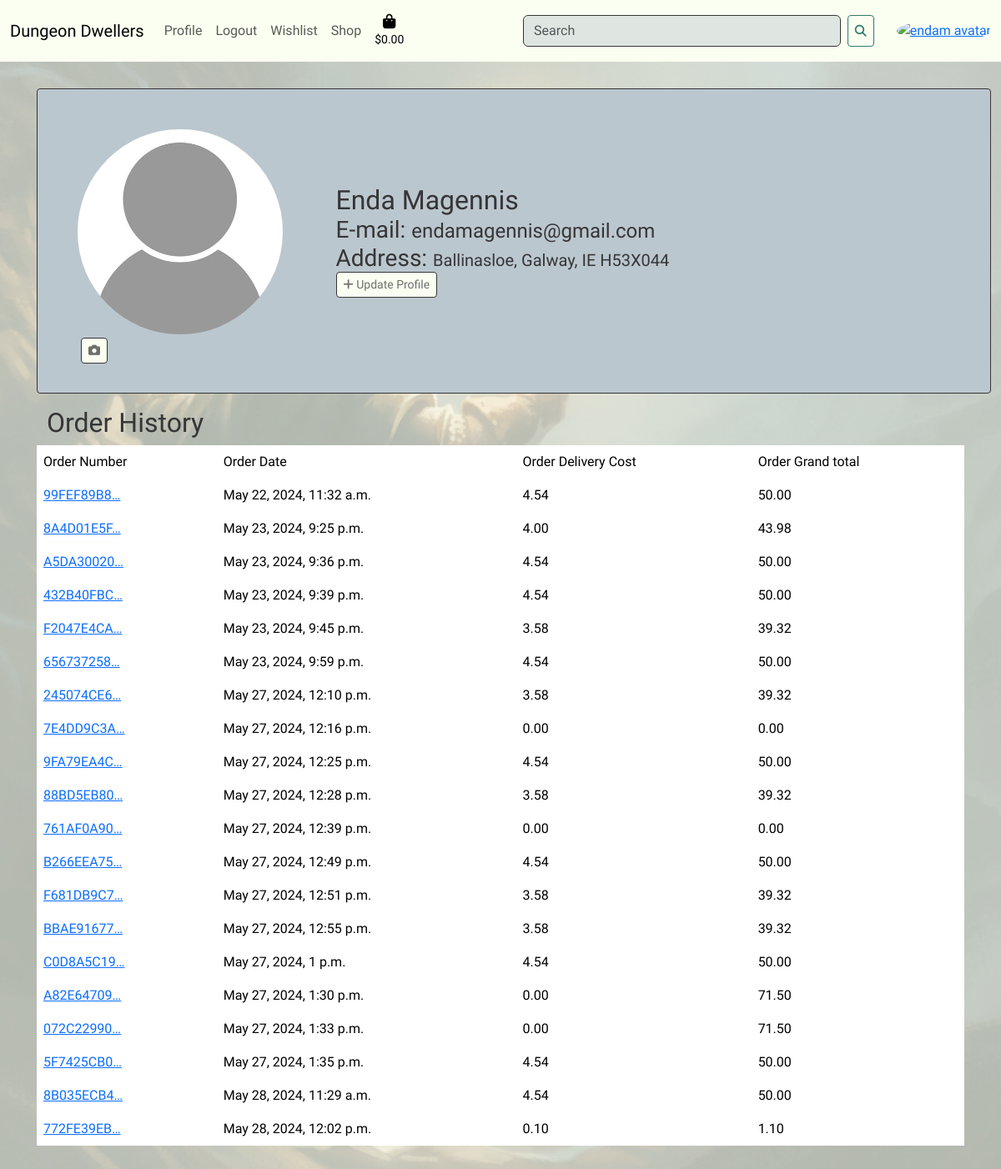
The page /profiles/endam/ (signed in) on the database as committed earlier.
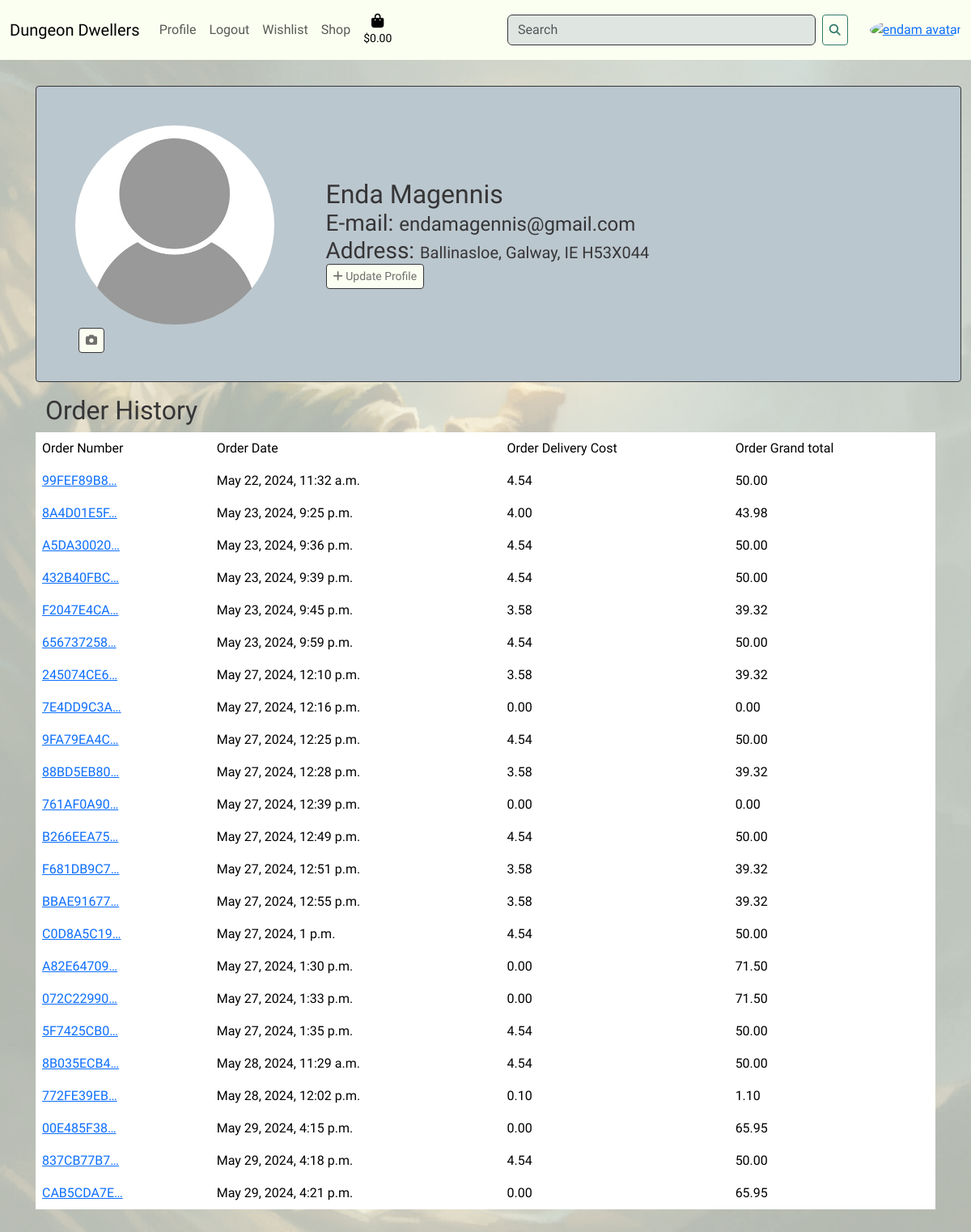
The same page on the database as committed later.
### profiles/models.py (models this page shows, shortened)
class Profile(models.Model):
    user = models.OneToOneField(
        User,
        on_delete=models.CASCADE,
        related_name='profile',
        verbose_name='User',
    )
    first_name = models.CharField(
        max_length=50,
        blank=True,
        verbose_name='First Name',
    )
    last_name = models.CharField(
        max_length=50,
        blank=True,
        null=True,
        verbose_name='Last Name',
    )
    avatar = CloudinaryField(
        'avatar',
        folder='dungeon_avatars',
        blank=True,
        null=True,
        eager=[
            {'width': '50', 'height': '50', 'crop':'crop'}
        ],
        transformation={
            'width': '500', 'height': '500', 'crop':'fill'
        }
    )
    created_at = models.DateTimeField(
        auto_now_add=True,
        verbose_name='Created At',
    )
    updated_at = models.DateTimeField(
        auto_now=True,
        verbose_name='Updated At',
    )

class Address(models.Model):
    user = models.ForeignKey(
        User,
        on_delete=models.CASCADE,
        related_name='addresses',
        default='',
        verbose_name='User',
    )
    address_line_1 = models.CharField(
        max_length=80,
        null=True,
        blank=True,
        verbose_name='Address 1',
    )
    address_line_2 = models.CharField(
        max_length=80,
        null=True,
        blank=True,
        verbose_name='Address 2',
    )
    county = models.CharField(
        max_length=80,
        null=True,
        blank=True,
        verbose_name='County',
    )
    city = models.CharField(
        max_length=80,
        null=True,
        blank=True,
        verbose_name='City',
    )
    country = CountryField(
        blank_label='(select country)',
        null=True,
        blank=True,
        verbose_name='Country',
    )
    post_code = models.CharField(
        max_length=10,
        verbose_name='Post Code',
        null=True,
        blank=True,
    )
    phone_number = models.CharField(
        max_length=20,
        null=True,
        blank=True,
        verbose_name='Phone Number',
    )
    is_default = models.BooleanField(
        default=False,
        verbose_name='Default Address',
    )
    created_at = models.DateTimeField(
        auto_now_add=True,
        verbose_name='Created At',
    )
    updated_at = models.DateTimeField(
        auto_now=True,
        verbose_name='Updated At',
    )
    def __str__(self):
        return f'{self.address_line_1}, {self.city}, {self.country} {self.post_code}'

### checkout/models.py (models this page shows, shortened)
class Order(models.Model):
    order_number = models.CharField(max_length=32, null=False, editable=False)
    profile = models.ForeignKey(Profile, on_delete=models.SET_NULL,
                                      null=True, blank=True, related_name='orders')
    full_name = models.CharField(max_length=50, null=False, blank=False)
    email = models.EmailField(max_length=254, null=False, blank=False)
    address_line_1 = models.CharField(
        max_length=80,
        null=True,
        blank=True,
        verbose_name='Address 1',
    )
    address_line_2 = models.CharField(
        max_length=80,
        null=True,
        blank=True,
        verbose_name='Address 2',
    )
    county = models.CharField(
        max_length=80,
        null=True,
        blank=True,
        verbose_name='County',
    )
    city = models.CharField(
        max_length=80,
        null=True,
        blank=True,
        verbose_name='City',
    )
    country = CountryField(
        blank_label='(select country)',
        null=True,
        blank=True,
        verbose_name='Country',
    )
    post_code = models.CharField(
        max_length=10,
        verbose_name='Post Code',
    )
    phone_number = models.CharField(
        max_length=20,
        null=True,
        blank=True,
        verbose_name='Phone Number',
    )
    date = models.DateTimeField(auto_now_add=True)
    delivery_cost = models.DecimalField(max_digits=6, decimal_places=2, null=False, default=0)
    order_total = models.DecimalField(max_digits=10, decimal_places=2, null=False, default=0)
    grand_total = models.DecimalField(max_digits=10, decimal_places=2, null=False, default=0)
    original_bag = models.TextField(null=False, blank=False, default='')
    stripe_pid = models.CharField(max_length=254, null=False, blank=False, default='')

### profiles/views.py (the view)
# urls.py: path('<str:user>/', ProfileView.as_view(), name='profile'),
class ProfileView(View):
    def get(self, request, *args, **kwargs):
        if request.user.is_authenticated:
            profile = get_object_or_404(Profile, user=request.user)
            addresses = Address.objects.filter(user=request.user)
            default_address = addresses.filter(is_default=True)
            orders = Order.objects.filter(profile=request.user.profile)
            context = {
                'profile': profile,
                'addresses': addresses,
                'default_address': default_address,
                'orders': orders
            }
            return render(request, 'profiles/profile.html', context)
        else:
            messages.error(request, 'You need to be logged in to view your profile')
            return render(request, 'home/index.html')

### bag/contexts.py (called while the page is built, shortened)
def bag_contents(request):
    bag_items = []
    total = 0
    product_count = 0
    bag = request.session.get('bag', {})
    if total < settings.FREE_DELIVERY_THRESHOLD:
        delivery = total * Decimal(settings.STANDARD_DELIVERY_PERCENTAGE / 100)
        free_delivery_delta = settings.FREE_DELIVERY_THRESHOLD - total
    else:
        delivery = 0
        free_delivery_delta = 0
    grand_total = delivery + total
    context = {
        'bag_items': bag_items,
        'total': total,
        'product_count': product_count,
        'delivery': delivery,
        'free_delivery_delta': free_delivery_delta,
        'free_delivery_threshold': settings.FREE_DELIVERY_THRESHOLD,
        'grand_total': grand_total,
    }
    return context

### profiles/templates/profiles/profile.html (shortened to what this page needs)
{% extends 'base.html' %}
{% load static %}
{% block content %}
    <div class="p-3 w-100">
        <div class="profile-container rounded-1 d-flex row w-100 grey align-items-center">
            <div class="avatar-container col-md-3 col-sm-12">
                {% if user.profile.avatar.url %}
                    <img src="{{ user.profile.avatar.url }}" alt="{{ user.username }}'s profile picture" class="avatar img-fluid img-round">
                {% else %}
                    <img src="{{ MEDIA_URL }}default_pfp.jpg" alt="{{ user.username }}'s profile picture" class="avatar img-fluid img-round">
                {% endif %}
                <a href="#" class="btn white btn-sm m-1" id="ajax-edit-avatar-btn"><i class="fa fa-camera"></i></a>
            </div>
            <div class="profile-info-container col-md-6 col-sm-12 black-text">
                {% if user.profile.first_name and user.profile.last_name %}
                    <h2 class="d-inline">{{ user.profile.first_name }} {{ user.profile.last_name }}</h2>
                {% elif user.profile.first_name %}
                    <h2 class="d-inline">{{ user.profile.first_name }}</h2>
                {% else %}
                    <h2 class="d-inline">{{ user.username }}</h2>
                {% endif %}
                <div class="email">
                    <h3 class="d-inline">E-mail: </h3>
                    <h4 class="d-inline">{{ user.email }}</h4>
                </div>
                <div class="address-container">
                    <h3 class="d-inline">Address: </h3>
                    {% if addresses %}
                        {% if default_address %}
                            {% for field in default_address %}
                                <h5 class="d-inline">{{ field }}</h5>
                            {% endfor %}
                        {% else %}
                            <h5 class="d-inline">No default address</h5>
                        {% endif %}
                    {% else %}
                        <h5 class="d-inline">No addresses</h5>
                    {% endif %}
                </div>
                <a href="{% url 'update_profile' user=request.user %}" class="btn btn-sm white"><i class="fa-solid fa-plus float-right"></i> Update Profile</a>
            </div>
        </div>
        <div class="order-history-container row m-3">
            <div class="order-history-header">
                <h2>Order History</h2>
            </div>
            <table class="table table-borderless order-history-body">
                <thead>
                    <tr>
                        <td>Order Number</td>
                        <td>Order Date</td>
                        <td>Order Delivery Cost</td>
                        <td>Order Grand total</td>
                    </tr>
                </thead>
                <tbody>
                    {% for order in orders.all %}
                    <tr>
                        <td><a href="{% url 'order_history' order.order_number %}">{{ order.order_number|truncatechars:10 }}</a></td>
                        <td>{{ order.date }}</td>
                        <td>{{ order.delivery_cost|truncatechars:10 }}</td>
                        <td>{{ order.grand_total|truncatechars:10 }}</td>
                    </tr>
                    {% endfor %}
                </tbody>
            </table>
        </div>
    </div>
{% endblock %}

### templates/base.html (shortened to what this page needs)
{% load static %}
<!DOCTYPE html>
<html lang="en">
<head>
    {% block core_css %}
    <link href="https://cdn.jsdelivr.net/npm/bootstrap@5.3.3/dist/css/bootstrap.min.css"
        rel="stylesheet"
>
    <link rel="stylesheet" href="{% static 'css/base.css' %}" type="text/css">
    {% endblock %}
</head>
<body>
    {% block header %}
    <header class="w-100 nav-container">
        <nav class="navbar navbar-expand-lg">
            <div class="container-fluid">
                <a class="navbar-brand" href="{% url 'home' %}" aria-label="redirects to home page">Dungeon Dwellers</a>
                <div class="collapse navbar-collapse" id="navbarSupportedContent">
                    <ul class="navbar-nav my-auto mb-2 mb-lg-0 align-items-center w-100">
                        {% if user.is_authenticated %}
                        <li class="nav-item">
                            <a class="nav-link" aria-current="page" href="{% url 'profile' user=request.user %}" aria-label="redirects to your profile page">Profile</a>
                        </li>
                        <li class="nav-item">
                            <a class="nav-link" href="{% url 'account_logout' %}">Logout</a>
                        </li>
                        <li class="nav-item">
                            <a class="nav-link" href="{% url 'wishlist' %}">Wishlist</a>
                        </li>
                        {% endif %}
                        <li class="nav-item">
                            <a class="nav-link" href="{% url 'products' %}">Shop</a>
                        </li>
                        <li class="list-inline-item">
                            <a class="{% if grand_total %}text-info font-weight-bold{% else %}text-black{% endif %} nav-link" href="{% url 'view_bag' %}">
                                <div class="text-center small">
                                    <div></div>
                                    <p class="my-0">
                                        {% if grand_total %}
                                            ${{ grand_total|floatformat:2 }}
                                        {% else %}
                                            $0.00
                                        {% endif %}
                                    </p>
                                </div>
                            </a>
                        </li>
                    </ul>
                </div>
            </div>
            <div class="profile-icon-container container-fluid">
                <form class="d-flex w-75" role="search">
                    <input class="form-control me-2 search-bar" name="search-input" type="search" placeholder="Search" aria-label="Search">
                    <button class="btn btn-sm green-outline" type="submit"><i class="fa-solid fa-magnifying-glass"></i></button>
                </form>
                {% if user.is_authenticated %}
                    {% if user.profile.avatar %}
                    <div class="">
                        <li class="nav-link">
                            <a href="{% url 'profile' user=request.user %}"><img class="profile-icon"
                                src="{{ user.profile.avatar.url }}" alt="{{ user.username }} avatar"></a>
                        </li>
                    </div>
                {% endif %}
            </div>
            {% endif %}
        </nav>
    </header>
    {% endblock %}
    <main class="main-container container-fluid vh-100">
        {% block content %}
        {% endblock %}
    </main>
</body>
</html>

### static/css/base.css (style rules this page uses)
:root { --clr-white: #fbfff1; --clr-black: #363537; --clr-yellow: #cfc981; --clr-green: #317a6b; --clr-grey: #bbc7ce; --clr-blue: #3E6096; --clr-blue-light: #64c2df; --clr-brown: #754634; --clr-red: #C43B3B; --clr-white-75: #fbfff1b6; --clr-black-75: #363537b6; --clr-yellow-75: #cfc981b6; --clr-green-75: #317a6bb6; --clr-grey-75: #bbc7ceb6; --clr-blue-75: #3E6096b6; --clr-blue-light-75: #64c2dfb6; --clr-brown-75: #754634b6; --clr-red-75: #C43B3Bb6; --clr-white-50: #fbfff171; --clr-black-50: #36353771; --clr-yellow-50: #cfc98171; --clr-green-50: #317a6b71; --clr-grey-50: #bbc7ce71; --clr-blue-50: #3E609671; --clr-blue-light-50: #64c2df71; --clr-brown-50: #75463471; --clr-red-50: #C43B3B71; }
* { margin: 0; padding: 0; box-sizing: border-box; }
body { min-height: 100vh !important; background: url('../images/homepage_background.jpg') no-repeat center center fixed; background-size: cover; overflow-x: hidden; color: var(--clr-black); font-family: "MedievalSharp", sans-serif; }
.grey { background-color: var(--clr-grey); color: var(--clr-black); border: 1px solid var(--clr-black); }
.green-outline { border: 1px solid var(--clr-green); background-color: var(--clr-white); color: var(--clr-green); }
.black-text { color: var(--clr-black); }
.white { background-color: var(--clr-white); border: 1px solid var(--clr-black); color: var(--clr-black-75); }
.navbar { background-color: var(--clr-white); color: var(--clr-black); }
.search-bar { border: 1px solid var(--clr-black); background-color: var(--clr-grey-50); color: var(--clr-black); }
.profile-container { width: 100%; margin: 1em; padding: 1em; }
.profile-icon { width: 35px; height: 35px; border-radius: 50%; }
.profile-icon-container { width: 95%; }
.avatar-container { max-height: 300px; max-width: 300px; padding: 1em; margin: 1em; }
.profile-info-container { margin-left: 1em; padding: 1em; }
.avatar { border-radius: 50%; }

Rows that differ between the two databases and show on the page:
added Order: order_number "00E485F38…", date "May 29, 2024, 4:15 p.m.", delivery_cost "0.00", grand_total "65.95"
added Order: order_number "837CB77B7…", date "May 29, 2024, 4:18 p.m.", delivery_cost "4.54", grand_total "50.00"
added Order: order_number "CAB5CDA7E…", date "May 29, 2024, 4:21 p.m.", delivery_cost "0.00", grand_total "65.95"
